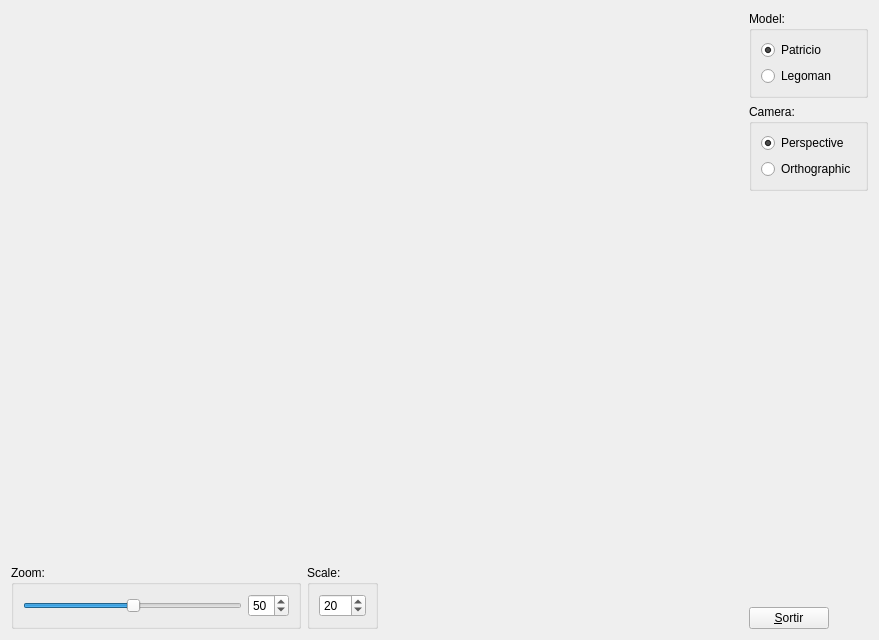
<?xml version="1.0" encoding="UTF-8"?>
<ui version="4.0">
 <class>MyForm</class>
 <widget class="QWidget" name="MyForm">
  <property name="geometry">
   <rect>
    <x>0</x>
    <y>0</y>
    <width>879</width>
    <height>640</height>
   </rect>
  </property>
  <property name="windowTitle">
   <string>IDI-Lab</string>
  </property>
  <layout class="QGridLayout" name="gridLayout">
   <item row="0" column="0" rowspan="3" colspan="3">
    <widget class="MyGLWidget" name="widget" native="true">
     <property name="sizePolicy">
      <sizepolicy hsizetype="Expanding" vsizetype="Expanding">
       <horstretch>0</horstretch>
       <verstretch>0</verstretch>
      </sizepolicy>
     </property>
     <property name="minimumSize">
      <size>
       <width>50</width>
       <height>50</height>
      </size>
     </property>
    </widget>
   </item>
   <item row="0" column="3">
    <widget class="QGroupBox" name="groupBox">
     <property name="title">
      <string>Model:</string>
     </property>
     <layout class="QVBoxLayout" name="verticalLayout_3">
      <item>
       <widget class="QRadioButton" name="radioButton">
        <property name="text">
         <string>Patricio</string>
        </property>
        <property name="checked">
         <bool>true</bool>
        </property>
       </widget>
      </item>
      <item>
       <widget class="QRadioButton" name="radioButton_2">
        <property name="text">
         <string>Legoman</string>
        </property>
       </widget>
      </item>
     </layout>
    </widget>
   </item>
   <item row="1" column="3">
    <widget class="QGroupBox" name="groupBox_2">
     <property name="title">
      <string>Camera:</string>
     </property>
     <layout class="QVBoxLayout" name="verticalLayout">
      <item>
       <widget class="QRadioButton" name="radioButton_3">
        <property name="text">
         <string>Perspective</string>
        </property>
        <property name="checked">
         <bool>true</bool>
        </property>
       </widget>
      </item>
      <item>
       <widget class="QRadioButton" name="radioButton_4">
        <property name="text">
         <string>Orthographic</string>
        </property>
       </widget>
      </item>
     </layout>
    </widget>
   </item>
   <item row="2" column="3">
    <spacer name="verticalSpacer">
     <property name="orientation">
      <enum>Qt::Vertical</enum>
     </property>
     <property name="sizeHint" stdset="0">
      <size>
       <width>17</width>
       <height>339</height>
      </size>
     </property>
    </spacer>
   </item>
   <item row="3" column="0" rowspan="2">
    <widget class="QGroupBox" name="groupBox_3">
     <property name="title">
      <string>Zoom:</string>
     </property>
     <layout class="QHBoxLayout" name="horizontalLayout">
      <item>
       <widget class="QSlider" name="horizontalSlider">
        <property name="value">
         <number>50</number>
        </property>
        <property name="orientation">
         <enum>Qt::Horizontal</enum>
        </property>
       </widget>
      </item>
      <item>
       <widget class="QSpinBox" name="spinBox">
        <property name="value">
         <number>50</number>
        </property>
       </widget>
      </item>
     </layout>
    </widget>
   </item>
   <item row="3" column="1" rowspan="2">
    <widget class="QGroupBox" name="groupBox_4">
     <property name="title">
      <string>Scale:</string>
     </property>
     <layout class="QVBoxLayout" name="verticalLayout_2">
      <item>
       <widget class="QSpinBox" name="spinBox_2">
        <property name="maximum">
         <number>500</number>
        </property>
        <property name="value">
         <number>20</number>
        </property>
       </widget>
      </item>
     </layout>
    </widget>
   </item>
   <item row="3" column="2">
    <spacer name="horizontalSpacer">
     <property name="orientation">
      <enum>Qt::Horizontal</enum>
     </property>
     <property name="sizeHint" stdset="0">
      <size>
       <width>359</width>
       <height>17</height>
      </size>
     </property>
    </spacer>
   </item>
   <item row="4" column="3">
    <widget class="QPushButton" name="pushButton">
     <property name="sizePolicy">
      <sizepolicy hsizetype="Fixed" vsizetype="Fixed">
       <horstretch>0</horstretch>
       <verstretch>0</verstretch>
      </sizepolicy>
     </property>
     <property name="text">
      <string>&amp;Sortir</string>
     </property>
    </widget>
   </item>
  </layout>
 </widget>
 <customwidgets>
  <customwidget>
   <class>MyGLWidget</class>
   <extends>QWidget</extends>
   <header>MyGLWidget.h</header>
   <container>1</container>
   <slots>
    <signal>getZoom(int)</signal>
    <signal>sendPerspective(bool)</signal>
    <signal>sendOrthographic(bool)</signal>
    <signal>getScale(int)</signal>
    <slot>setZoom(int)</slot>
    <slot>setPatricio()</slot>
    <slot>setLegoman()</slot>
    <slot>setPerspective()</slot>
    <slot>setOrthographic()</slot>
    <slot>setScale(int)</slot>
   </slots>
  </customwidget>
 </customwidgets>
 <resources/>
 <connections>
  <connection>
   <sender>pushButton</sender>
   <signal>clicked()</signal>
   <receiver>MyForm</receiver>
   <slot>close()</slot>
   <hints>
    <hint type="sourcelabel">
     <x>824</x>
     <y>617</y>
    </hint>
    <hint type="destinationlabel">
     <x>590</x>
     <y>500</y>
    </hint>
   </hints>
  </connection>
  <connection>
   <sender>horizontalSlider</sender>
   <signal>valueChanged(int)</signal>
   <receiver>spinBox</receiver>
   <slot>setValue(int)</slot>
   <hints>
    <hint type="sourcelabel">
     <x>121</x>
     <y>612</y>
    </hint>
    <hint type="destinationlabel">
     <x>290</x>
     <y>618</y>
    </hint>
   </hints>
  </connection>
  <connection>
   <sender>spinBox</sender>
   <signal>valueChanged(int)</signal>
   <receiver>horizontalSlider</receiver>
   <slot>setValue(int)</slot>
   <hints>
    <hint type="sourcelabel">
     <x>290</x>
     <y>618</y>
    </hint>
    <hint type="destinationlabel">
     <x>168</x>
     <y>612</y>
    </hint>
   </hints>
  </connection>
  <connection>
   <sender>horizontalSlider</sender>
   <signal>valueChanged(int)</signal>
   <receiver>widget</receiver>
   <slot>setZoom(int)</slot>
   <hints>
    <hint type="sourcelabel">
     <x>81</x>
     <y>612</y>
    </hint>
    <hint type="destinationlabel">
     <x>67</x>
     <y>391</y>
    </hint>
   </hints>
  </connection>
  <connection>
   <sender>spinBox</sender>
   <signal>valueChanged(int)</signal>
   <receiver>widget</receiver>
   <slot>setZoom(int)</slot>
   <hints>
    <hint type="sourcelabel">
     <x>290</x>
     <y>618</y>
    </hint>
    <hint type="destinationlabel">
     <x>212</x>
     <y>391</y>
    </hint>
   </hints>
  </connection>
  <connection>
   <sender>widget</sender>
   <signal>getZoom(int)</signal>
   <receiver>horizontalSlider</receiver>
   <slot>setValue(int)</slot>
   <hints>
    <hint type="sourcelabel">
     <x>146</x>
     <y>301</y>
    </hint>
    <hint type="destinationlabel">
     <x>183</x>
     <y>612</y>
    </hint>
   </hints>
  </connection>
  <connection>
   <sender>widget</sender>
   <signal>getZoom(int)</signal>
   <receiver>spinBox</receiver>
   <slot>setValue(int)</slot>
   <hints>
    <hint type="sourcelabel">
     <x>278</x>
     <y>351</y>
    </hint>
    <hint type="destinationlabel">
     <x>290</x>
     <y>618</y>
    </hint>
   </hints>
  </connection>
  <connection>
   <sender>radioButton</sender>
   <signal>pressed()</signal>
   <receiver>widget</receiver>
   <slot>setPatricio()</slot>
   <hints>
    <hint type="sourcelabel">
     <x>857</x>
     <y>63</y>
    </hint>
    <hint type="destinationlabel">
     <x>475</x>
     <y>44</y>
    </hint>
   </hints>
  </connection>
  <connection>
   <sender>radioButton_2</sender>
   <signal>pressed()</signal>
   <receiver>widget</receiver>
   <slot>setLegoman()</slot>
   <hints>
    <hint type="sourcelabel">
     <x>857</x>
     <y>92</y>
    </hint>
    <hint type="destinationlabel">
     <x>467</x>
     <y>74</y>
    </hint>
   </hints>
  </connection>
  <connection>
   <sender>widget</sender>
   <signal>sendPerspective(bool)</signal>
   <receiver>radioButton_3</receiver>
   <slot>setChecked(bool)</slot>
   <hints>
    <hint type="sourcelabel">
     <x>673</x>
     <y>151</y>
    </hint>
    <hint type="destinationlabel">
     <x>770</x>
     <y>153</y>
    </hint>
   </hints>
  </connection>
  <connection>
   <sender>widget</sender>
   <signal>sendOrthographic(bool)</signal>
   <receiver>radioButton_4</receiver>
   <slot>setChecked(bool)</slot>
   <hints>
    <hint type="sourcelabel">
     <x>719</x>
     <y>181</y>
    </hint>
    <hint type="destinationlabel">
     <x>768</x>
     <y>181</y>
    </hint>
   </hints>
  </connection>
  <connection>
   <sender>radioButton_3</sender>
   <signal>pressed()</signal>
   <receiver>widget</receiver>
   <slot>setPerspective()</slot>
   <hints>
    <hint type="sourcelabel">
     <x>790</x>
     <y>152</y>
    </hint>
    <hint type="destinationlabel">
     <x>701</x>
     <y>125</y>
    </hint>
   </hints>
  </connection>
  <connection>
   <sender>radioButton_4</sender>
   <signal>pressed()</signal>
   <receiver>widget</receiver>
   <slot>setOrthographic()</slot>
   <hints>
    <hint type="sourcelabel">
     <x>771</x>
     <y>190</y>
    </hint>
    <hint type="destinationlabel">
     <x>703</x>
     <y>206</y>
    </hint>
   </hints>
  </connection>
  <connection>
   <sender>spinBox_2</sender>
   <signal>valueChanged(int)</signal>
   <receiver>widget</receiver>
   <slot>setScale(int)</slot>
   <hints>
    <hint type="sourcelabel">
     <x>345</x>
     <y>601</y>
    </hint>
    <hint type="destinationlabel">
     <x>396</x>
     <y>530</y>
    </hint>
   </hints>
  </connection>
  <connection>
   <sender>widget</sender>
   <signal>getScale(int)</signal>
   <receiver>spinBox_2</receiver>
   <slot>setValue(int)</slot>
   <hints>
    <hint type="sourcelabel">
     <x>369</x>
     <y>544</y>
    </hint>
    <hint type="destinationlabel">
     <x>345</x>
     <y>601</y>
    </hint>
   </hints>
  </connection>
 </connections>
</ui>
